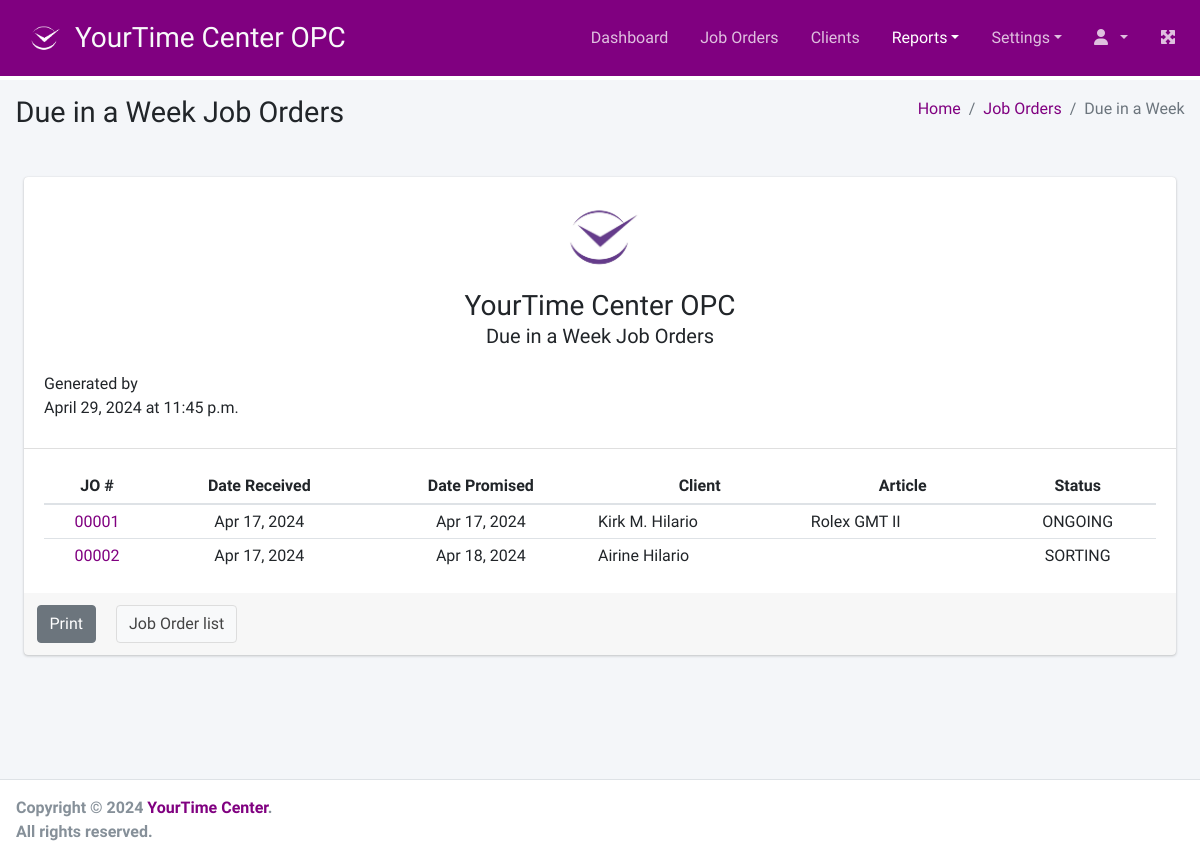
The page /reports/due on the database as committed earlier.
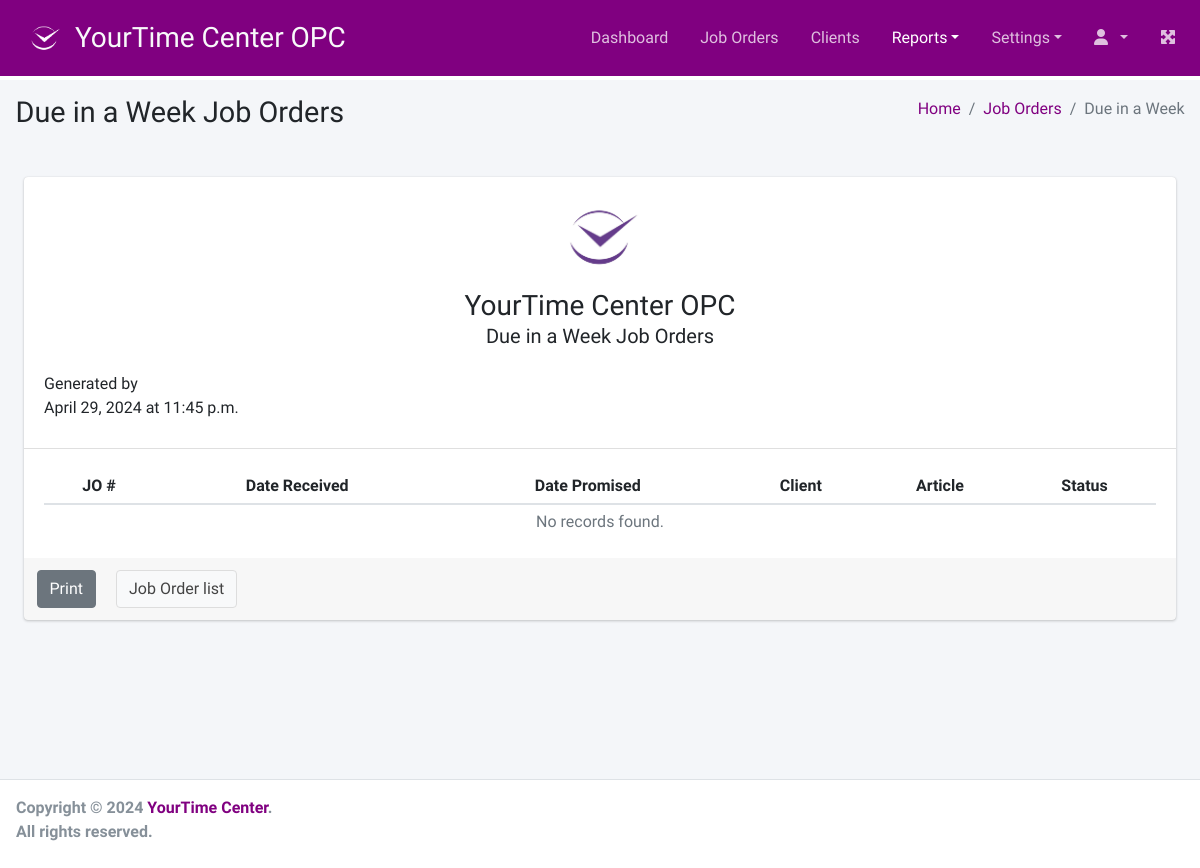
The same page on the database as committed later.
### joborder/models.py (models this page shows, shortened)
class JobOrder(models.Model):
    client = models.ForeignKey(
        Client,
        verbose_name=_("Client"),
        related_name="client_jo",
        on_delete=models.CASCADE
    )
    watch = models.OneToOneField(
        Watch,
        verbose_name=_("Watch"),
        related_name="watch_jo",
        on_delete=models.CASCADE,
        null=True, blank=True
    )
    repair_work = models.ForeignKey(
        RepairWork,
        verbose_name=_("Repair Work"),
        related_name="repair_work_jo",
        on_delete=models.CASCADE,
        null=True, blank=True
    )
    notices = models.TextField(
        _("Notices"),
        null=True, blank=True
    )
    condition = models.CharField(
        _("Condition"),
        max_length=254,
        null=True, blank=True
    )
    external_case_and_bracelet = models.ForeignKey(
        ExternalCaseAndBracelet,
        verbose_name=_("External Case and Bracelet"),
        related_name="case_bracelet_jo",
        on_delete=models.CASCADE,
        null=True, blank=True
    )
    warranty = models.ForeignKey(
        Warranty,
        verbose_name=_("Warranty"),
        related_name="warranty",
        on_delete=models.CASCADE,
        null=True, blank=True
    )
    assigned_technician = models.ForeignKey(
        'access.Employee',
        verbose_name=_("Assigned Technician"),
        related_name="assigned_technician_jo",
        on_delete=models.CASCADE,
        null=True, blank=True
    )
    current_status = models.CharField(
        _("Current Status"),
        max_length=25,
        choices=JO_STATUS,
        default='SORTING'
    )
    created_at = models.DateField(auto_now_add=True)
    promise_date = models.DateField(
        _("Promise Date"),
        null=True, blank=True,
        default=timezone.now
    )
    closed_at = models.DateField(
        _("Closed At"),
        null=True, blank=True
    )
    objects = models.Manager()
    conditions = Conditions()
    overdues = OverDues()
    due_in_a_week = DueInAWeek()
    open_jobs = OpenJobOrders()
    closed_on_time = ClosedOnTime()
    closed_late = ClosedLate()

class Watch(models.Model):
    article = models.CharField(
        _("Article"),
        max_length=100,
        null=False, blank=False
    )
    serial_number = models.CharField(
        _("Serial Number"),
        max_length=100,
        null=True, blank=True
    )
    case_number = models.CharField(
        _("Case Number"),
        max_length=100,
        null=True, blank=True
    )
    dial = models.CharField(
        _("Dial"),
        max_length=100,
        null=True, blank=True
    )
    bracelet = models.CharField(
        _("Bracelet"),
        max_length=100,
        null=True, blank=True
    )
    component = models.CharField(
        _("Components"),
        max_length=100,
        null=True, blank=True
    )
    watch_movement = models.ForeignKey(
        WatchMovement,
        verbose_name=_("Watch Movement"),
        related_name="movement_watches",
        on_delete=models.CASCADE,
        null=True, blank=True
    )
    movement_caliber = models.ForeignKey(
        WatchCaliber,
        verbose_name=_("Movement Caliber"),
        related_name="caliber_watches",
        on_delete=models.CASCADE,
        null=True, blank=True
    )
    movement_number = models.CharField(
        _("Movement Number"),
        max_length=100,
        null=True, blank=True
    )
    aesthetic_defect = models.CharField(
        _("Aesthetic Defects"),
        max_length=254,
        null=True, blank=True
    )
    owner = models.ForeignKey(
        Client,
        verbose_name=_("Owner"),
        related_name="watch_owner",
        on_delete=models.CASCADE
    )
    with_card = models.BooleanField(
        _("with Guarantee/Warranty Card?"),
        default=True
    )
    for_him = models.BooleanField(
        _("For Him?"),
        default=True
    )
    for_her = models.BooleanField(
        _("For Her?"),
        default=True
    )
    objects = models.Manager()
    articles = Articles()
    dials = Dials()
    bracelets = Bracelets()
    components = Components()
    aesthetic_defects = AestheticDefects()

### client/models.py (models this page shows, shortened)
class Client(models.Model):
    name = models.CharField(
        _("Name"),
        max_length=254,
        null=False, blank=False
    )
    address = models.TextField()
    mob_num = models.CharField(
        _("Mobile Number"),
        max_length=100,
        null=False, blank=False)
    tel_num = models.CharField(
        _("Telephone Number"),
        max_length=100,
        null=True, blank=True)
    email = models.EmailField(
        _("Email Address"),
        max_length=254,
        null=True, blank=True)
    created_at = models.DateTimeField(auto_now_add=True)
    updated_at = models.DateTimeField(auto_now=True)
    is_active = models.BooleanField(default=True)
    def __str__(self):
        return self.name.title()

### report/views.py (the view)
# urls.py: path('due', views.due_report, name='jo_due_report'),
def due_report(request):
    type = request.GET.get('type')
    dues = JobOrder.overdues.all()
    if type == 'week':
        dues = JobOrder.due_in_a_week.all()
    context = {
        'dues': dues,
        'type': 'Past Due' if type == 'past' else 'Due in a Week',
    }
    return render(request, 'report/due.html', context=context)

### joborder/models.py (called while the page is built)
    def get_queryset(self):
        return super().get_queryset().filter(
            promise_date__lt=timezone.localdate()).filter(
                current_status__in=OPEN_STATUSES).order_by('promise_date')

### templates/report/due.html (shortened to what this page needs)
{% extends '../base.html' %}
{% load static %}
{% load humanize %}
{% load form_tags %}
{% block page_title %}{{ type }} Job Orders{% endblock page_title %}
{% block breadcrumb %}
    <li class="breadcrumb-item"><a href="{% url 'dashboard' %}">Home</a></li>
    <li class="breadcrumb-item"><a href="{% url 'jo_list' %}">Job Orders</a></li>
    <li class="breadcrumb-item active">{{ type }}</li>
{% endblock breadcrumb %}
{% block main_content %}
    <div class="card m-4">
        <div class="card-header text-center">
            <img src="{% static 'img/logo-purple.jpg' %}" alt="YourTime Center OPC" class="img-fluid" style="max-width: 100px;">
            <h3>YourTime Center OPC</h3>
            <h5 class="card-subtitle mb-2">{{ type }} Job Orders</h5>
            <div class="card-text mt-4 text-left">
                <p>Generated by {{ user.get_full_name }}<br />
                {% now "F j, Y" %} at {% now "P" %}</p>
            </div>
        </div>
        <div class="card-body">
            <table class="table table-hover table-sm">
                <thead>
                    <tr>
                        <th class="text-center">JO #</th>
                        <th class="text-center">Date Received</th>
                        <th class="text-center">Date Promised</th>
                        <th class="text-center">Client</th>
                        <th class="text-center">Article</th>
                        <th class="text-center">Status</th>
                    </tr>
                </thead>
                <tbody>
                    {% if dues %}
                        {% for due in dues %}
                            <tr>
                                <td class="text-center">
                                    <a href="{% url 'jo_details' due.pk %}">{{ due.pk|stringformat:"05d" }}</a>
                                </td>
                                <td class="text-center">{{ due.created_at|date:"M d, Y" }}</td>
                                <td class="text-center">{{ due.promise_date|date:"M d, Y" }}</td>
                                <td>{{ due.client }}</td>
                                <td>{{ due.watch.article }}</td>
                                <td class="text-center">{{ due.current_status }}</td>
                            </tr>
                        {% endfor %}
                    {% else %}
                    <tr>
                        <td colspan="6" class="text-center text-muted">No records found.</td>
                    </tr>
                    {% endif %}
                </tbody>
            </table>
        </div>
        <div class="card-footer no-print">
            <div class="row">
                <button type="button" class="btn btn-secondary card-link" onclick="window.print()">Print</button>
                <a href="{% url 'jo_list' %}" class="btn btn-default card-link">Job Order list</a>
            </div>
        </div>
    </div>
{% endblock main_content %}

Rows that differ between the two databases and show on the page:
no longer on this page (row edited): JobOrder: pk "00001", created_at "Apr 17, 2024", promise_date "Apr 17, 2024", client "Kirk M. Hilario", watch.article "Rolex GMT II", current_status "ONGOING"
no longer on this page (row edited): JobOrder: pk "00002", created_at "Apr 17, 2024", promise_date "Apr 18, 2024", client "Airine Hilario", current_status "SORTING"
Other text that changed with them:
text now shown: "No records found."
